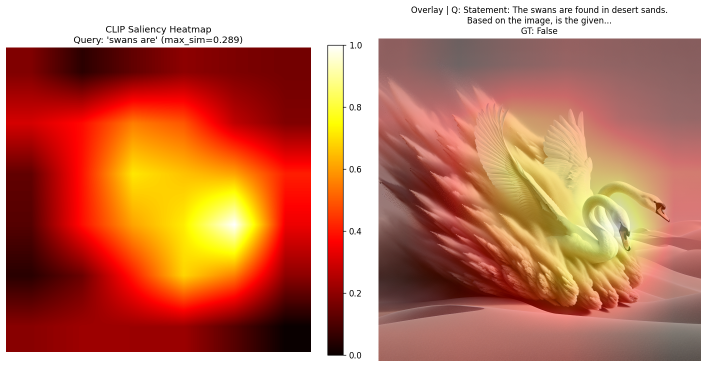
#> input picture Saliency/saliency_sanity_vlind/sample_0_habitat.png, 1413 x 734 px (shown at 1/2 size)
$ python -i make_paper_figure.py   (imports and definitions only)
#> lines starting #> are read from the running program, lines starting #| are printed output that depends on the picture; after the words box and inside, x2 and y2 are one past the last pixel; in counts of white or black regions, pixels touching at a corner belong together
#> further down, picture is the input picture: PIL image 1413x734 RGBA; mean R, G, B, A 194.7, 120.6, 93.8, 255
#!/usr/bin/env python3
"""
make_paper_figure.py — stitch the per-model component rows into the single
figure used in the paper.

Produces  PAPER/ICLR/images/srf_components_combined.png

Inputs are the two per-model rows written by srf/visualize_components.py:

  top     images/srf_components_bowl.png    Qwen2.5-VL-3B, POPE question 299
  bottom  images/srf_components_llava.png   LLaVA-1.5-7B, produced on the
                                            cluster, LLaVA weights do not fit
                                            on the local 11 GB card

Both rows must be generated with --no_cbar, because this script supplies one
shared vertical colourbar rather than one per row.

What this script does that the per-row script cannot:
  - crops the bottom row to its panels, so the (a) to (d) titles appear once
  - draws the bottom row's question, which is cropped away with its titles
  - adds the rotated model labels on the left
  - adds a single shared colourbar, centred vertically on the right

Usage
-----
  python srf/make_paper_figure.py
  python srf/make_paper_figure.py --top other_top.png --bottom other_bot.png
"""
from __future__ import annotations

import argparse
import pathlib

import matplotlib
# [1 line not run here, left out]
import matplotlib.pyplot as plt
import numpy as np
from matplotlib import cm, colors
from PIL import Image, ImageDraw, ImageFont

IMG_DIR = pathlib.Path("/volumes2/mllm/PAPER/ICLR/images")
FONT    = "/usr/share/fonts/truetype/dejavu/DejaVuSans.ttf"
# Shared colour scale. Both rows must be drawn with these same limits.
VMIN, VMAX = 0.0, 0.85
BOTTOM_Q = '"Which company owns the airplane displayed in the back of the image?"'


def trim(im, tol=248):
    a = np.asarray(im.convert("RGB"))
    m = (a < tol).any(axis=2)
    r, c = np.where(m.any(axis=1))[0], np.where(m.any(axis=0))[0]
    return im.crop((c[0], r[0], c[-1] + 1, r[-1] + 1))


def panels_only(im, right=3078):
    """Keep the panels and their axes, drop the header and the panel titles.

    Panel rows are found from the far-left strip, where only panel (a)'s photo
    lives, so centred title text cannot trigger it. `right` drops the per-row
    colourbar strip if one is present.
    """
#> called with right = 3078
    a = np.asarray(im.convert("RGB"))
    H, W = a.shape[:2]
#> H = 734; W = 1413
    ink = (a < 248).any(axis=2)
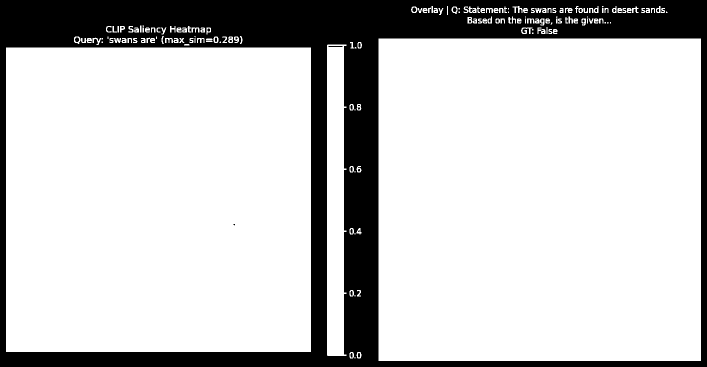
#> ink: shape (734, 1413) bool (shown at 1/2 size); 78.8% white; 64 black regions (42 under 20 px), largest, box (x1, y1, x2, y2) and area: (0, 0, 1413, 734) 218735, (150, 75, 158, 84) 58, (657, 92, 685, 94) 56
    top = int(np.argmax(ink[:, : int(W * 0.10)].mean(axis=1) > 0.80))
#> top = 95
    bot = int(np.where(ink.mean(axis=1) > 0.015)[0][-1]) + 1
#> bot = 722
    return trim(im.crop((0, top, min(right, W), bot)))
#> in trim, `a = np.asarray(im.convert("RGB"))`:
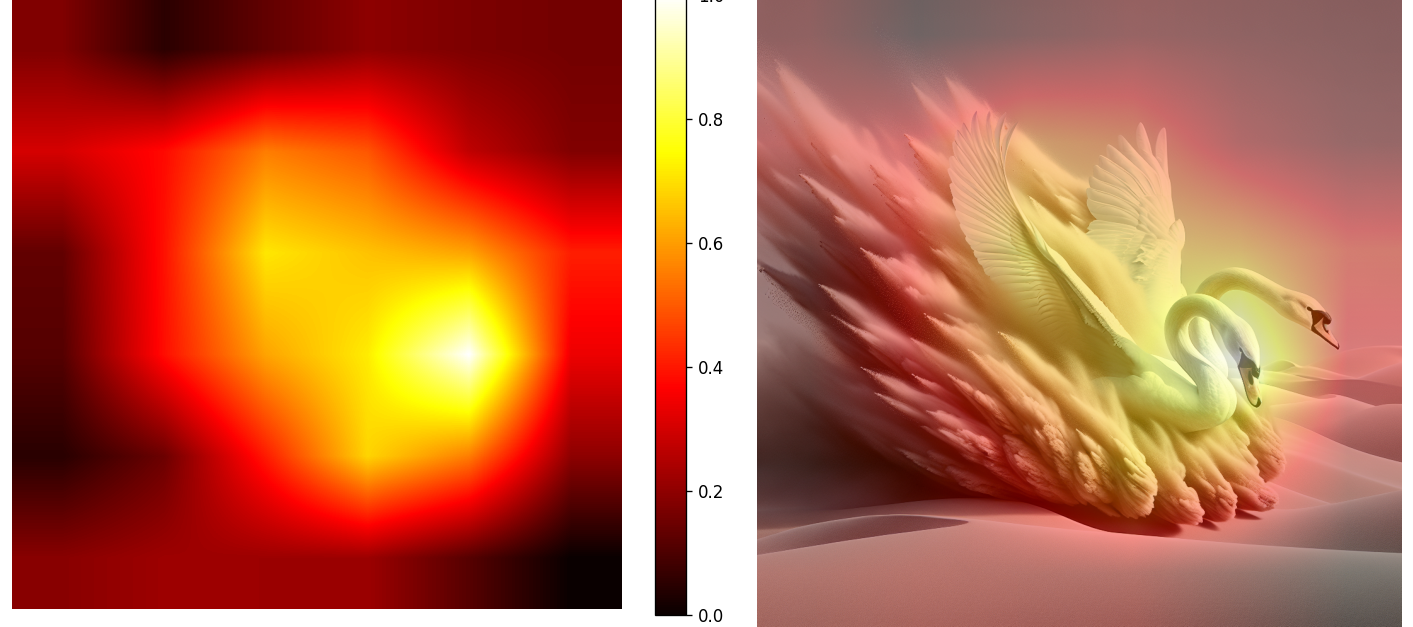
#> a: shape (627, 1413, 3); mean R, G, B 187.4, 101.2, 69.8
#> in trim, `m = (a < tol).any(axis=2)`:
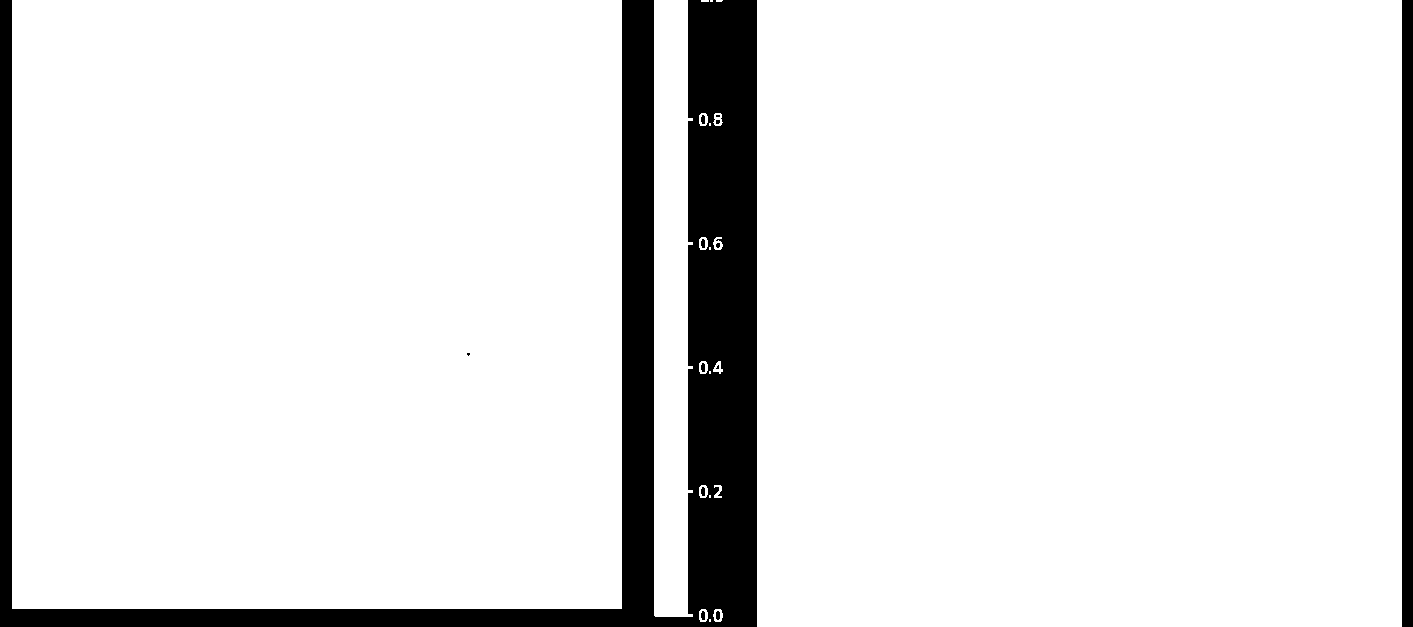
#> m: shape (627, 1413) bool; 90% white; 13 black regions (5 under 20 px), largest, box (x1, y1, x2, y2) and area: (0, 0, 757, 627) 81071, (1402, 0, 1413, 627) 6897, (716, 611, 720, 620) 32
#> in trim, `r, c = np.where(m.any(axis=1))[0], np.where(m.any(axis=0))[0]`: r = 627 values from 0 to 626; c = 1318 values from 12 to 1401
#> in trim, `return im.crop((c[0], r[0], c[-1] + 1, r[-1] + 1))`:
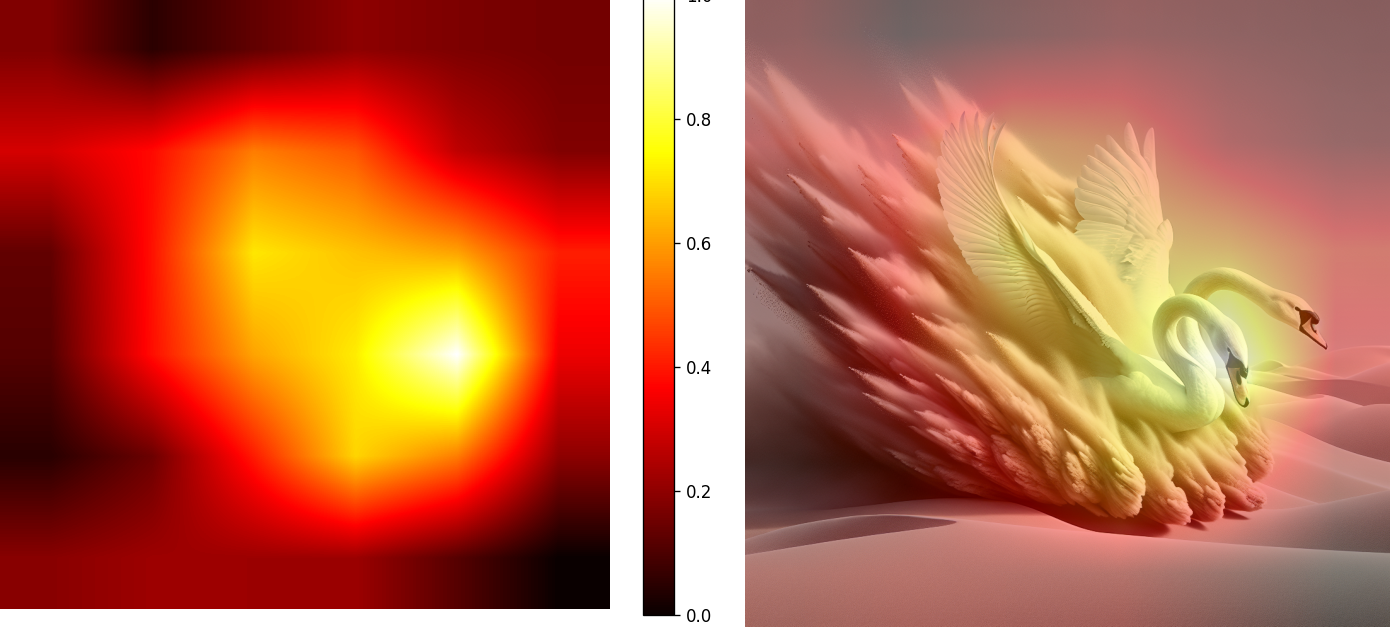
#> returned value: PIL image 1390x627 RGBA; mean R, G, B, A 186.3, 98.7, 66.7, 255


# [135 lines left out: functions _panel_runs, _photo_bottom, _clean_top, _clean_bottom, main, not called in this run]


# [2 lines not run here, left out]

>>> from PIL import Image
>>> picture = Image.open('../Saliency/saliency_sanity_vlind/sample_0_habitat.png')
>>> result = panels_only(picture)

$ run again, on Saliency/saliency_sanity_vlind/sample_2_folklore.png
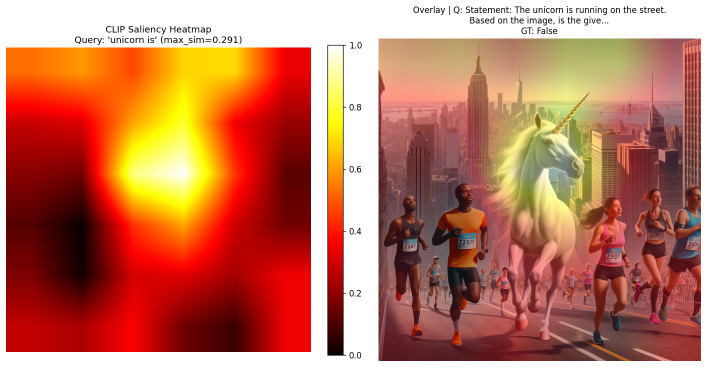
#> input picture Saliency/saliency_sanity_vlind/sample_2_folklore.png, 1413 x 734 px (shown at 1/2 size)
#> picture is the input picture: PIL image 1413x734 RGBA; mean R, G, B, A 192, 116.8, 90.6, 255
#> in panels_only, `ink = (a < 248).any(axis=2)`:
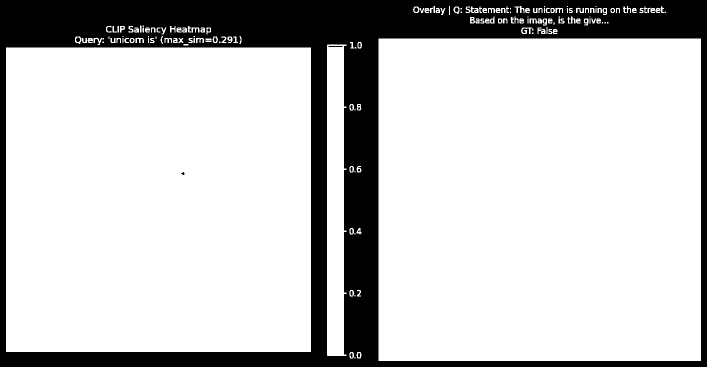
#> ink: shape (734, 1413) bool (shown at 1/2 size); 78.8% white; 56 black regions (33 under 20 px), largest, box (x1, y1, x2, y2) and area: (0, 0, 1413, 734) 219050, (152, 75, 160, 84) 58, (657, 92, 685, 94) 56
#> top = 95
#> bot = 722
#> m: shape (627, 1413) bool; 90% white; 13 black regions (4 under 20 px), largest, box (x1, y1, x2, y2) and area: (0, 0, 757, 627) 81071, (1402, 0, 1413, 627) 6897, (716, 611, 720, 620) 32
#> r = 627 values from 0 to 626; c = 1318 values from 12 to 1401
#> in trim, `return im.crop((c[0], r[0], c[-1] + 1, r[-1] + 1))`:
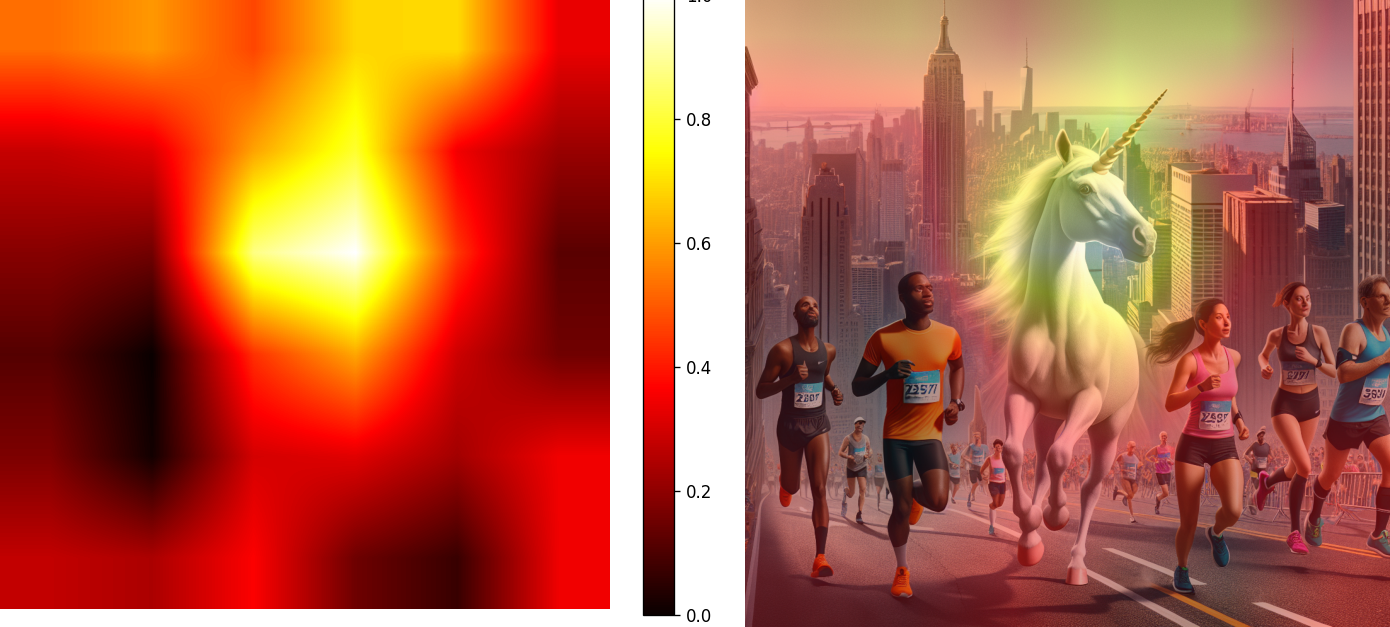
#> returned value: PIL image 1390x627 RGBA; mean R, G, B, A 182.5, 93.4, 62.8, 255
